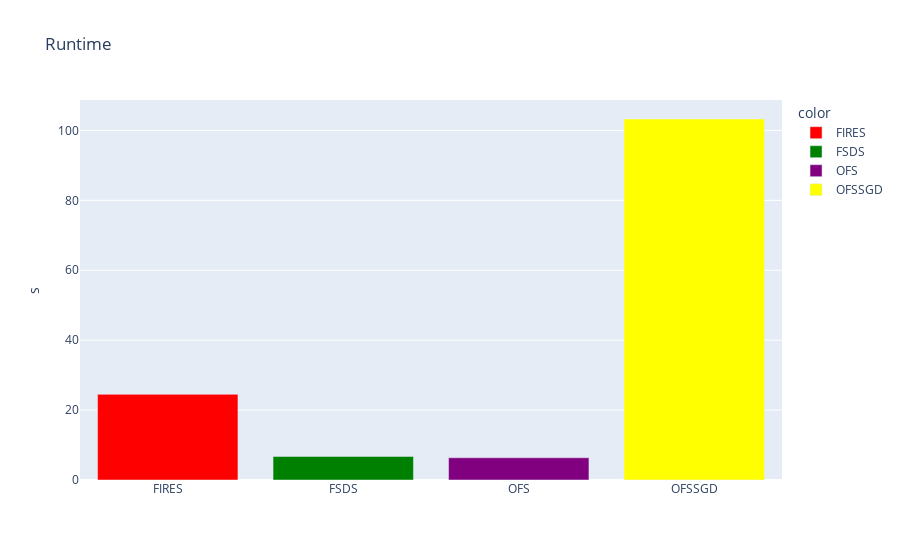

The code cell stored with this chart in its notebook:
### Code cell
# run times
col_names = ["FIRES","FSDS", "OFS", "OFSSGD"]
values = [fires_cuda_run_time, fsds_run_time, ofs_run_time, ofssgd_run_time]
fig = px.bar(x=col_names, y=values, title="Runtime", labels={"y":"s", "x":""}, color=col_names, color_discrete_map={'FIRES': 'red', 
                                                   'FSDS': 'green', 'OFS': 'purple', "OFSSGD":"yellow"})

fig.show()

### Figure 1 — Plotly figure (JSON) as saved in the notebook; plotly's stock layout.template omitted (floating-point values rounded to 4 significant figures)
{"data": [{"alignmentgroup": "True", "hovertemplate": "color=FIRES<br>=%{x}<br>s=%{y}<extra></extra>", "legendgroup": "FIRES", "marker": {"color": "red"}, "name": "FIRES", "offsetgroup": "FIRES", "orientation": "v", "showlegend": true, "textposition": "auto", "type": "bar", "x": ["FIRES"], "xaxis": "x", "y": [24.51], "yaxis": "y"}, {"alignmentgroup": "True", "hovertemplate": "color=FSDS<br>=%{x}<br>s=%{y}<extra></extra>", "legendgroup": "FSDS", "marker": {"color": "green"}, "name": "FSDS", "offsetgroup": "FSDS", "orientation": "v", "showlegend": true, "textposition": "auto", "type": "bar", "x": ["FSDS"], "xaxis": "x", "y": [6.734], "yaxis": "y"}, {"alignmentgroup": "True", "hovertemplate": "color=OFS<br>=%{x}<br>s=%{y}<extra></extra>", "legendgroup": "OFS", "marker": {"color": "purple"}, "name": "OFS", "offsetgroup": "OFS", "orientation": "v", "showlegend": true, "textposition": "auto", "type": "bar", "x": ["OFS"], "xaxis": "x", "y": [6.362], "yaxis": "y"}, {"alignmentgroup": "True", "hovertemplate": "color=OFSSGD<br>=%{x}<br>s=%{y}<extra></extra>", "legendgroup": "OFSSGD", "marker": {"color": "yellow"}, "name": "OFSSGD", "offsetgroup": "OFSSGD", "orientation": "v", "showlegend": true, "textposition": "auto", "type": "bar", "x": ["OFSSGD"], "xaxis": "x", "y": [103.3], "yaxis": "y"}], "layout": {"barmode": "relative", "legend": {"title": {"text": "color"}, "tracegroupgap": 0}, "title": {"text": "Runtime"}, "xaxis": {"anchor": "y", "domain": [0, 1], "title": {"text": ""}}, "yaxis": {"anchor": "x", "domain": [0, 1], "title": {"text": "s"}}}}
